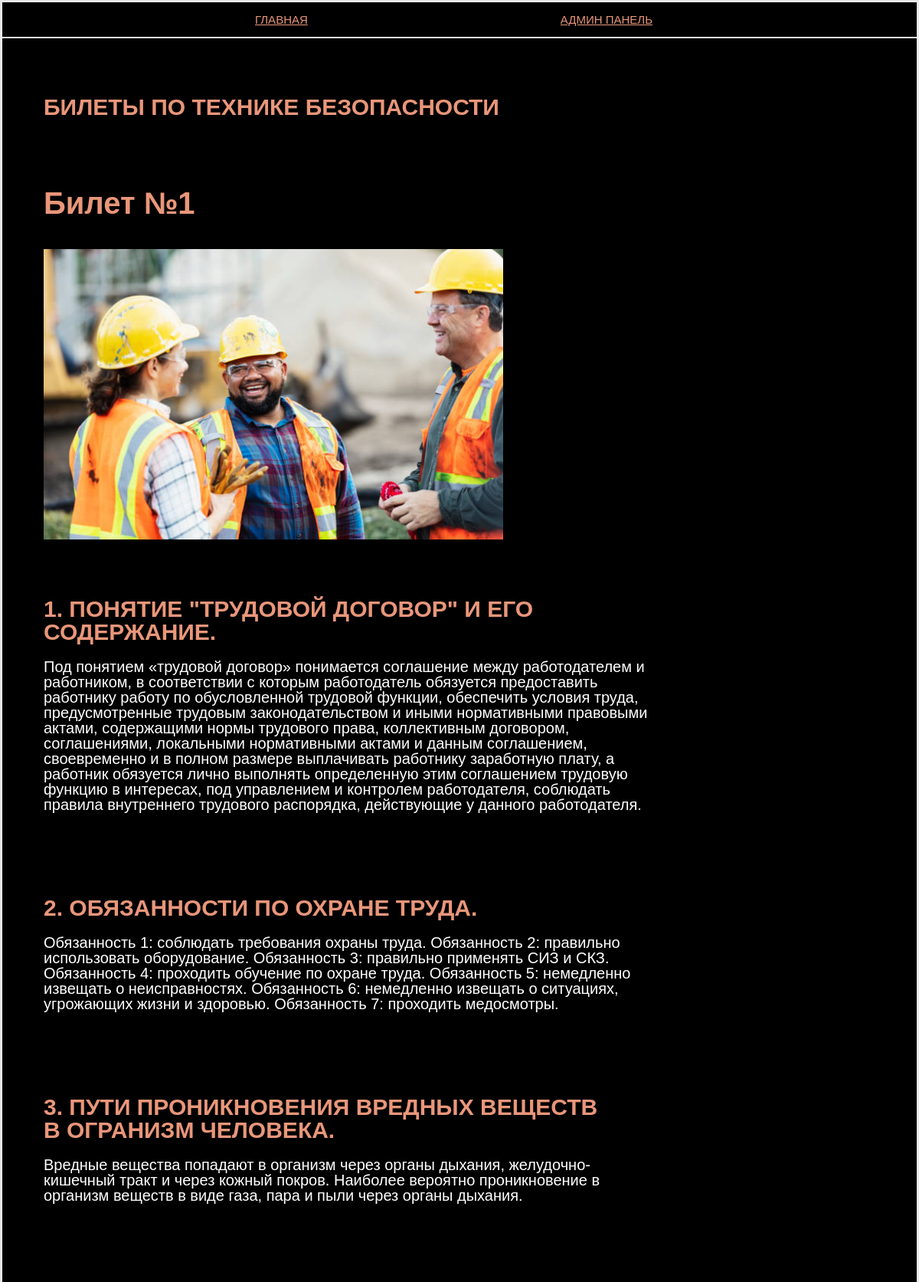
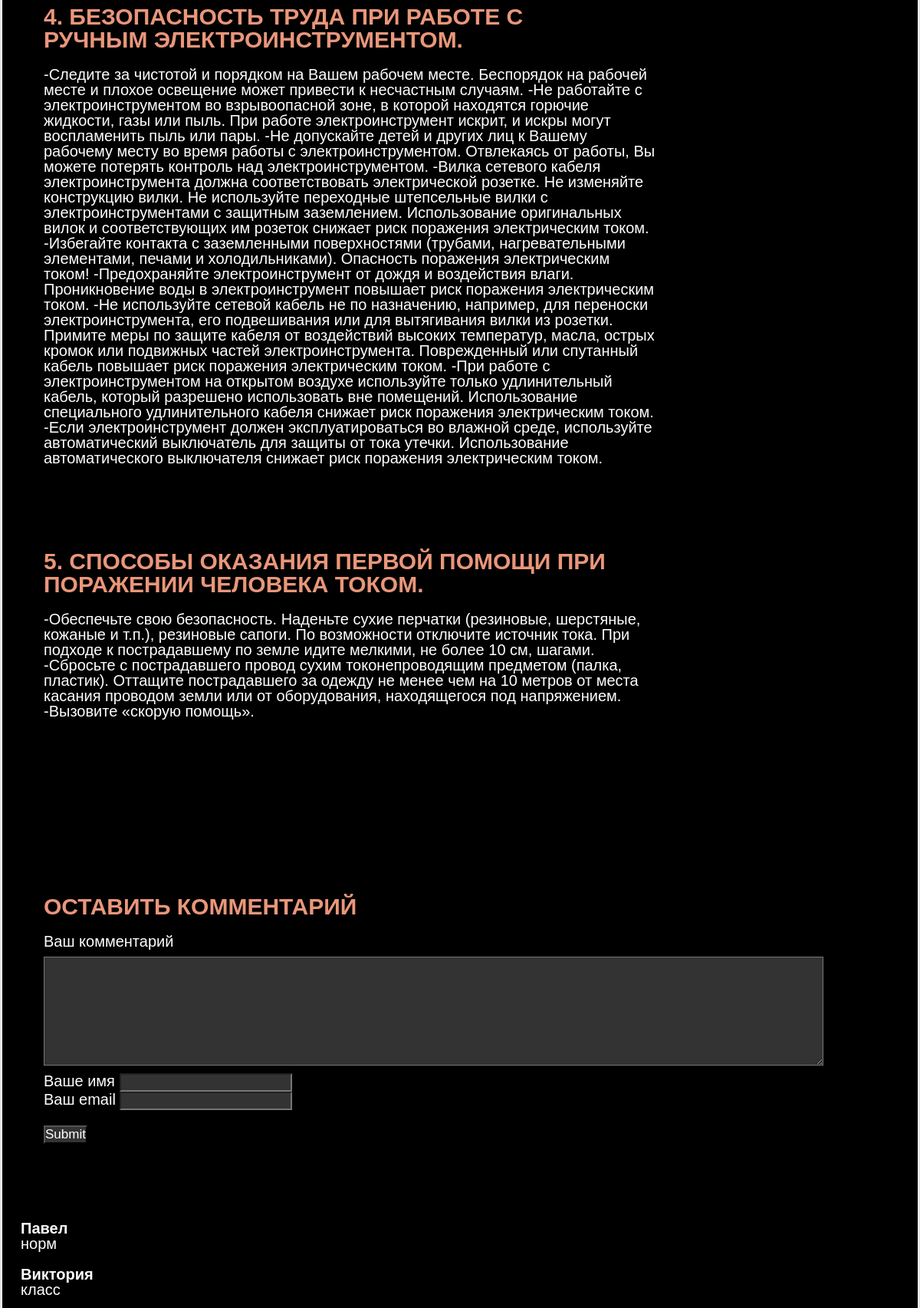
The app's page /ticket_1/ (upper part) with its own data (2 pictures, top to bottom).
### tickets/models.py (models this page shows, shortened)
class Ticket(models.Model):
    objects = None
    slug = models.SlugField(max_length=250, unique=True, db_index=True)
    title = models.CharField('Номер билета', max_length=100)
    author = models.CharField('Автор', max_length=100)
    date = models.DateField('Дата публикации')
    img = models.ImageField('Изображение', upload_to='image/%Y')
    class Meta:
        verbose_name = 'Билет'
        verbose_name_plural = 'Билеты'

class Question(models.Model):
    text_questions = models.TextField('Текст вопроса')
    question = models.ForeignKey(Ticket, verbose_name='Публикация', on_delete=models.CASCADE)
    img = models.ImageField('Изображение', upload_to='image/%Y', blank=True)
    class Meta:
        verbose_name = 'Вопрос'
        verbose_name_plural = 'Вопросы'

class Answer(models.Model):
    text_answer = models.TextField('Текст ответа')
    answer = models.ForeignKey(Question, verbose_name='Публикация', on_delete=models.CASCADE)
    class Meta:
        verbose_name = 'Ответ'
        verbose_name_plural = 'Ответы'
    def __str__(self):
        return f'{self.text_answer}'

class Comments(models.Model):
    email = models.EmailField()
    name = models.CharField('Имя', max_length=50)
    text_comments = models.TextField('Текст комментария')
    post = models.ForeignKey(Ticket, verbose_name='Публикация', on_delete=models.CASCADE)
    class Meta:
        verbose_name = 'Комментарий'
        verbose_name_plural = 'Комментарии'

### tickets/views.py (the view)
# urls.py: path('<slug:ticket_slug>/', views.TicketDetail.as_view(), name='ticket'),
class TicketDetail(View):
    def get(self, request, ticket_slug):
        ticket = Ticket.objects.get(slug=ticket_slug)
        return render(request, 'site_tb/question.html', {'ticket': ticket})

### templates/site_tb/question.html (shortened to what this page needs)
{% load static %}
<html>
<head>
	<link rel="stylesheet" href="{% static 'css/style.css' %}" type="text/css" media="all" />
</head>
<body>
<div class="shell">
	<div class="border">
		<div id="navigation">
			<ul class="active">
			    <li><a href="/">Главная</a></li>
			    <li><a href="/admin">Админ панель</a></li>
			</ul>
		</div>
		<div id="main">
			<div id="content">
				<div class="projects">
					<h3>Билеты по технике безопасности</h3>
					<div class="item">
					    <div class="image left">
							<h1>{{ ticket.title }}</h1>
							<br>
							<img src="{{ ticket.img.url }}" width="100%"/>
					    </div>
					    <div class="text left">
							{% for I in ticket.question_set.all %}
						<h3>{{ I.text_questions }}</h3>
							{{ I.answer_set.get }}
						<br><p>{{ text_answer }}</p>
                            {% endfor %}
						</div>
				    </div>
			    </div>
			<div class="form-comment">
				<h3>Оставить комментарий</h3>
				<div>
					<form action="{% url 'add_comments' ticket.id %}" method="post">
						<div class="comment-title">
							<label>Ваш комментарий</label>
						</div>
						<div><textarea name="text_comments" rows="7" cols="100"></textarea></div>
						<div class="comment-name">
							<label>Ваше имя</label>
							<input type="text" name="name" >
						</div>
						<div class="comment-mail">
							<label>Ваш email</label>
							<input type="email" name="email">
						</div>
						<div class="submit">
							<input type="submit">
						</div>
					</form>
				</div>
			</div>
				<div class = "view-comment">
			        {% for comment in ticket.comments_set.all %}
				    <h4>{{ comment.name  }}</h4>
				    <p>{{ comment.text_comments }}</p>
					<br>
					{% endfor %}
				</div>
			</div>
		</div>
	</div>
</div>
</body>
</html>

### static/css/style.css (style rules this page uses)
* { margin: 0; padding: 0; outline:0; }
body { font-size: 20px; line-height: 20px; font-family: Georgia, Arial, Helvetica, Sans-Serif; color: #ffffff; background: #333; }
a { color: #E9967A; }
input, textarea, select { font-family: Arial, Helvetica, sans-serif; font-size: 17px; color: white; background: #333; }
textarea { overflow:auto; }
.left, .alignleft { float: left; display: inline; }
.shell { background-color: black; width: 1200px; margin: 0 auto; }
.border { border: 3px solid #e8e8e8; background: #000000; position: relative; }
#navigation { height: 45px; border-bottom: 2px solid #dbdbdb; }
#navigation ul { list-style: none; }
#navigation ul li { float: left; height: 43px; font-size: 15px; line-height: 45px; text-transform: uppercase; }
#navigation ul li a { float: left; height: 43px; color: #E9967A; padding: 0 0 0 330px; }
#main { width: 800px; padding: 50px 24px 17px 24px; }
#main h3 { font-size: 30px; line-height: 30px; color: #E9967A; text-transform: uppercase; padding: 5px 50px 10px 0; }
#content { width: 1000px; }
.projects { padding: 20px 0 0 30px; }
.projects h1 { color: #E9967A; margin: 5% 0; }
.projects h3 { margin: 0 0 10px 0; }
.projects .item { margin: 50px 0 20px 0; padding: 10px 0 0 0; }
.projects .image { width: 600px; height: 400px; padding: 0 0 50px; }
.projects .text { width: 800px; padding: 100px 0 50px; }
.projects .text h3 { font-size: 22px; line-height: 25px; color: #333; text-transform: uppercase; }
.projects .text p { padding: 100px 100px 5px 20px; }
.form-comment { padding: 50px 0 0 30px; }
.form-comment .comment-title { padding: 10px 0 10px 0; }
.form-comment .comment-name { padding: 10px 0 0 0; }
.form-comment .submit { padding: 20px 0 100px 0; }

### records on screen
Ticket: title "Билет №1", img (picture)
Question: text_questions "1. ПОНЯТИЕ \"ТРУДОВОЙ ДОГОВОР\" И ЕГО СОДЕРЖАНИЕ.", answer_set.get "Под понятием «трудовой договор» понимается соглашение между работодателем и работником, в соответствии с которым работодатель обязуется предоставить работнику работу по обусловленной трудовой функции, обеспечить условия труда, предусмотренные трудовым законодательством и иными нормативными правовыми актами, содержащими нормы трудового права, коллективным договором, соглашениями, локальными нормативными актами и данным соглашением, своевременно и в полном размере выплачивать работнику заработную плату, а работник обязуется лично выполнять определенную этим соглашением трудовую функцию в интересах, под управлением и контролем работодателя, соблюдать правила внутреннего трудового распорядка,…"
Question: text_questions "2. ОБЯЗАННОСТИ ПО ОХРАНЕ ТРУДА.", answer_set.get "Обязанность 1: соблюдать требования охраны труда. Обязанность 2: правильно использовать оборудование. Обязанность 3: правильно применять СИЗ и СКЗ. Обязанность 4: проходить обучение по охране труда. Обязанность 5: немедленно извещать о неисправностях. Обязанность 6: немедленно извещать о ситуациях, угрожающих жизни и здоровью. Обязанность 7: проходить медосмотры."
Question: text_questions "3. ПУТИ ПРОНИКНОВЕНИЯ ВРЕДНЫХ ВЕЩЕСТВ В ОГРАНИЗМ ЧЕЛОВЕКА.", answer_set.get "Вредные вещества попадают в организм через органы дыхания, желудочно-кишечный тракт и через кожный покров. Наиболее вероятно проникновение в организм веществ в виде газа, пара и пыли через органы дыхания."
Question: text_questions "4. БЕЗОПАСНОСТЬ ТРУДА ПРИ РАБОТЕ С РУЧНЫМ ЭЛЕКТРОИНСТРУМЕНТОМ.", answer_set.get "-Следите за чистотой и порядком на Вашем рабочем месте. Беспорядок на рабочей месте и плохое освещение может привести к несчастным случаям. -Не работайте с электроинструментом во взрывоопасной зоне, в которой находятся горючие жидкости, газы или пыль. При работе электроинструмент искрит, и искры могут воспламенить пыль или пары. -Не допускайте детей и других лиц к Вашему рабочему месту во время работы с электроинструментом. Отвлекаясь от работы, Вы можете потерять контроль над электроинструментом. -Вилка сетевого кабеля электроинструмента должна соответствовать электрической розетке. Не изменяйте конструкцию вилки. Не используйте переходные штепсельные вилки с электроинструментами с…"
Question: text_questions "5. СПОСОБЫ ОКАЗАНИЯ ПЕРВОЙ ПОМОЩИ ПРИ ПОРАЖЕНИИ ЧЕЛОВЕКА ТОКОМ.", answer_set.get "-Обеспечьте свою безопасность. Наденьте сухие перчатки (резиновые, шерстяные, кожаные и т.п.), резиновые сапоги. По возможности отключите источник тока. При подходе к пострадавшему по земле идите мелкими, не более 10 см, шагами. -Сбросьте с пострадавшего провод сухим токонепроводящим предметом (палка, пластик). Оттащите пострадавшего за одежду не менее чем на 10 метров от места касания проводом земли или от оборудования, находящегося под напряжением. -Вызовите «скорую помощь»."
Comments: name "Павел", text_comments "норм"
Comments: name "Виктория", text_comments "класс"
